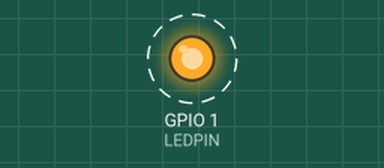
Recording of a sketch running on a simulated ESP8266 (NodeMCU). Parts: output pins drawn as LEDs (lit = HIGH). Dashed ring = blinking.

Above: at 0.5 s.
Timing chart, 0 to 4.6 s (numbered marks = the images above):
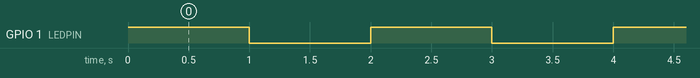

Measured:
- by itself, GPIO 1 (LEDPIN): alternates HIGH for 1.0 s and LOW for 1.0 s

The sketch:

Hello_world.ino
```cpp
//Hello World!
//Raphael Abrams, March 2024
#define INPIN D1
#define LEDPIN D10

void setup() {
  pinMode(INPIN, INPUT_PULLUP);
  pinMode(LEDPIN, OUTPUT);
}

void loop() {
    digitalWrite(LEDPIN,1);
    delay(1000);
    digitalWrite(LEDPIN,0);
    delay(1000);
}
```
